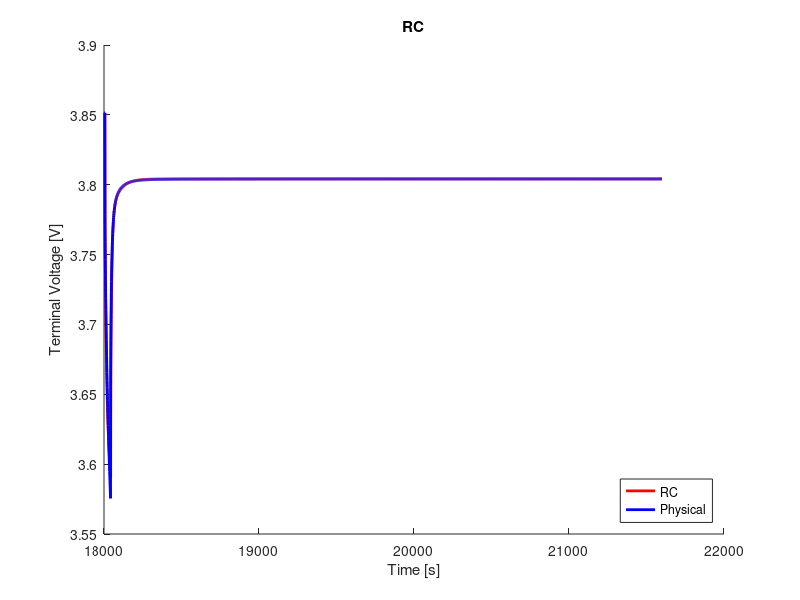

Write the MATLAB code that produced this figure.
clear;
clc;
close all;

%% load data
load('ocv_final.mat');
time_ocv = time;
load('pulse_10_c_5.mat');
load('rc2_cf_10_c.mat');

%% voltage limitations
v_max = 4.4;                                    % cut-over voltage
v_min = 3.0;                                    % cut-off voltage

%% resample ocv and soc
t1 = time_ocv(1);
t2 = time_ocv(end);
dt = 1;                                         % sample time
t = (t1:dt:t2) - t1;

ocv = interp1(time_ocv, ocv, t1:dt:t2);
soc = interp1(time_ocv, soc, t1:dt:t2);

s = length(time);

%% variables
Q = 16.8;
eta = 1.0;                                  % coulombic efficiency

n = 2;                                      % number of rc links
i_r = zeros(n, 1);
v_c = zeros(n, 1);
flag = 1;

%% compute soc
ind_init = soc(interp1(ocv, 1:length(ocv), V_batt_time(1), 'nearest'))
ind_init = interp1(soc, 1:length(soc), ind_init, 'nearest');
v_t(1) = ocv(ind_init);
z0 = soc(ind_init);
z = z0 - dt/(Q*3600)*eta*cumsum(I(1:end));

% manual fit
p = 6;
r0 = r0_cf(p);
r1 = r1_cf(p);
r2 = r2_cf(p);
% r3 = r3_cf(p);
c1 = c1_cf(p);
c2 = c2_cf(p);
% c3 = c3_cf(p);

r = [r1; r2];
c = [c1; c2];

%% compute terminal voltage
for j = 1:n
    f(j) = exp(-dt/(r(j)*c(j)));
end
for k = 1:s-1
    if flag == 1
        i_r(:, k+1) = diag(f)*i_r(:, k) + (1-f')*I(k);
        v_c(:, k) = i_r(:, k).*r;
        ind = interp1(soc, 1:length(soc), z(k), 'nearest');
        v_t(k+1) = ocv(ind) - sum(v_c(:, k)) - I(k).*r0;
        if v_t(k) < v_min
            fprintf('Reached lower voltage limit.');
            flag = 0;
        end
        if v_t(k) > v_max
            fprintf('Reached upper voltage limit.');
            flag = 0;
        end 
    end
end

%% compute rms error
v_t = reshape(v_t, size(V_batt_time));
rmse = 1000*sqrt(mean((V_batt_time - v_t).^2))     % [mV]

%% plot
figure(1);
hold on;
plot(time, v_t, 'r', 'LineWidth', 2)
hold on;
plot(time, V_batt_time, 'b', 'LineWidth', 2)
xlabel('Time [s]')
ylabel('Terminal Voltage [V]')
title('RC')
legend('RC', 'Physical', 'location', 'southeast')
